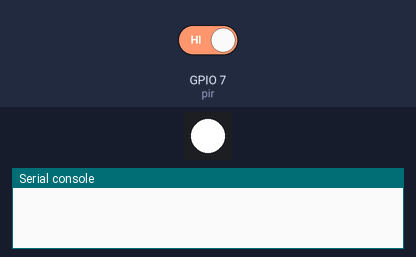
Bench run of a program on a simulated ESP32 board running MicroPython. On the bench: 1 RGB LEDs in strip order, left to right, the last lines printed to the serial console. The test bench sets the inputs (shaded band); at power-on: GPIO 7 (pir) HIGH. Dim RGB values are drawn brighter than linear.

Above: at 1.1 s.
At 3.2 s:
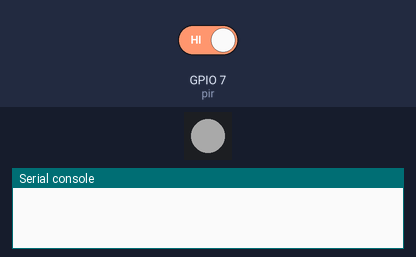
At 3.6 s:
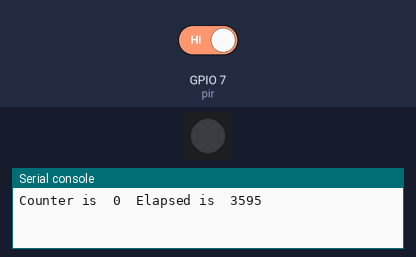
Timing chart, 0 to 5.1 s (numbered marks = the images above):
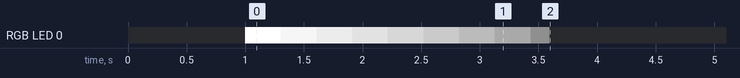

The program:

Waterflowmeter2.py
```python
import machine
import uos
import usys
from machine import Pin, RTC, I2C, SoftI2C
from machine import Pin
from time import sleep
import time
import neopixel
import ssd1306

motion = False
counter = 0

def handle_interrupt(pin):
  global counter
  counter += 1
  global interrupt_pin
  interrupt_pin = pin

led = Pin(8, Pin.OUT)
pir = Pin(7, Pin.IN)

pir.irq(trigger=Pin.IRQ_FALLING, handler=handle_interrupt)

lastRead = time.ticks_ms()
np = neopixel.NeoPixel(machine.Pin(8), 1)

np[0] = (0, 0, 0)
np.write()
time.sleep(1)
np[0] = (100, 100, 20)
np.write()

for i in range(256):
    np[0] = (255-i, 255-i, 255-i)
    np.write()
    time.sleep_ms(10)

while True:
    # Count the pulses every 1000ms or so...
    elapsed = time.ticks_diff(time.ticks_ms(), lastRead)
    if ( elapsed > 999):
        pulsepersec = counter
        print('Counter is ', counter, " Elapsed is ", elapsed )
        lastRead = time.ticks_ms();
    sleep(1)
```

Measured:
- by itself, RGB LED 0: off → RGB(255, 255, 255) at 1.0 s, → RGB(225, 225, 225) 0.30 s later, → RGB(195, 195, 195) 0.30 s later, → RGB(165, 165, 165) 0.30 s later, … (10 changes in this stretch)
